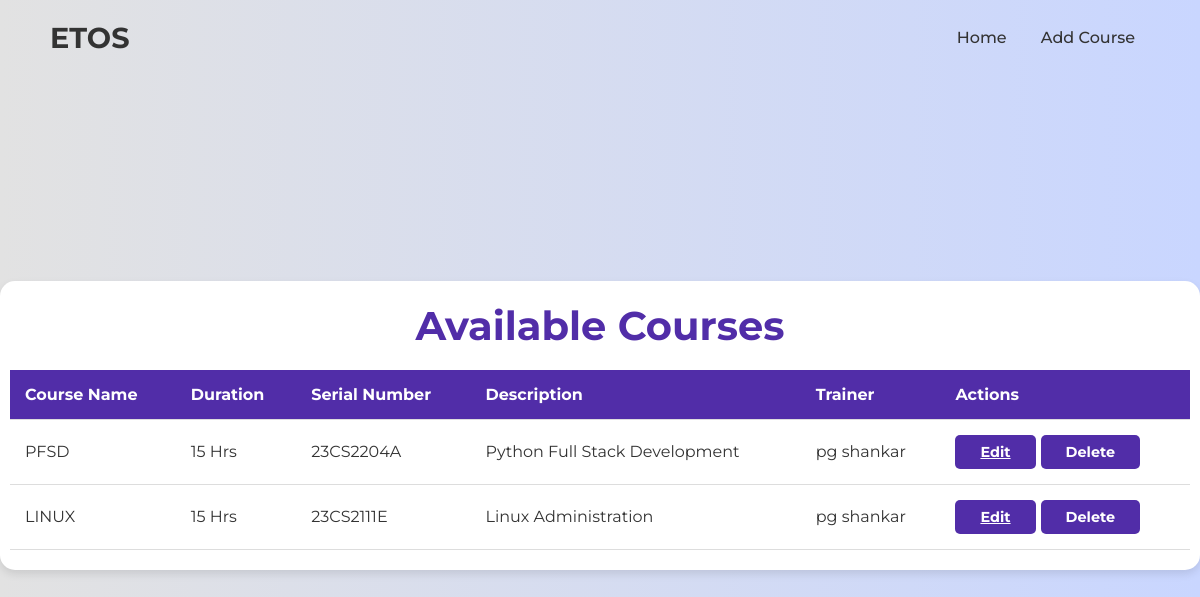
Page /courses/ on the committed database.
### hr/models.py (models this page shows, shortened)
class Course(models.Model):
    course_name = models.CharField(max_length=255)
    duration = models.CharField(max_length=50)
    serial_number = models.CharField(max_length=50, unique=True)
    description = models.TextField()
    trainer = models.ForeignKey(User, on_delete=models.SET_NULL, null=True, limit_choices_to={'username__regex': r'^\d{4}$'})

### hr/views.py (the view)
# urls.py: path('courses/', views.course_list, name='course_list'),  # List all courses
def course_list(request):
    courses = Course.objects.all()
    return render(request, 'courses/course_list.html', {'courses': courses})

### templates/courses/course_list.html (shortened to what this page needs)
<!DOCTYPE html>
<html lang="en">
<head>
    <link rel="stylesheet" href="https://cdnjs.cloudflare.com/ajax/libs/font-awesome/6.4.2/css/all.min.css">
</head>
<body>
    <nav class="navbar">
        <div class="brand">ETOS</div>
        <div class="links">
            <a href="{% url 'home_redirect' %}">Home</a>
            <a href="{% url 'course_create' %}">Add Course</a>
        </div>
    </nav>
    <section class="course-list">
        <h2>Available Courses</h2>
        <table>
            <thead>
                <tr>
                    <th>Course Name</th>
                    <th>Duration</th>
                    <th>Serial Number</th>
                    <th>Description</th>
                    <th>Trainer</th>
                    <th>Actions</th>
                </tr>
            </thead>
            <tbody>
                {% for course in courses %}
                    <tr>
                        <td>{{ course.course_name }}</td>
                        <td>{{ course.duration }} Hrs</td>
                        <td>{{ course.serial_number }}</td>
                        <td>{{ course.description }}</td>
                        <td>
                {% if course.trainer %}
                    {{ course.trainer.get_full_name }}
                {% else %}
                    No Trainer Assigned
                {% endif %}
            </td>
                        <td>
    <div class="button-container">
        <a href="#" class="btn">Edit</a>
        <form action="{% url 'course_delete' course.id %}" method="POST" style="display: inline;">
            <button type="submit" class="btn" onclick="return confirm('Are you sure you want to delete this course?');">Delete</button>
        </form>
    </div>
</td>
                    </tr>
                {% empty %}
                    <tr>
                        <td colspan="5">No courses available at the moment.</td>
                    </tr>
                {% endfor %}
            </tbody>
        </table>
    </section>
</body>
</html>

### templates/courses/course_list.html (style rules this page uses)
* { margin: 0; padding: 0; box-sizing: border-box; font-family: 'Montserrat', sans-serif; }
body { background-color: #c9d6ff; background: linear-gradient(to right, #e2e2e2, #c9d6ff); height: 100vh; display: flex; justify-content: center; align-items: center; flex-direction: column; text-align: center; }
.navbar { width: 100%; position: absolute; top: 0; padding: 20px 50px; display: flex; justify-content: space-between; align-items: center; background-color: transparent; z-index: 1000; }
.navbar .brand { font-size: 1.8rem; font-weight: bold; color: #333; }
.navbar .links a { margin: 0 15px; text-decoration: none; color: #333; font-size: 1rem; font-weight: 500; }
.course-list { padding: 20px 10px; margin-bottom: 250px; margin-top: 300px; background-color: white; border-radius: 15px; max-width: 1300px; width: 100%; box-shadow: 0 4px 8px rgba(0, 0, 0, 0.1); }
.course-list h2 { font-size: 2.5rem; margin-bottom: 20px; color: #512da8; }
table { width: 100%; border-collapse: collapse; margin-top: 20px; }
th, td { padding: 15px; text-align: left; border-bottom: 1px solid #ddd; }
th { background-color: #512da8; color: white; }
td { color: #333; }
.btn { padding: 8px 25px; background-color: #512da8; color: white; border-radius: 5px; border: none; font-size: 0.9rem; font-weight: bold; cursor: pointer; transition: background-color 0.3s ease, transform 0.3s ease; }
.button-container { display: flex; gap: 5px; }

### rows in the picture
Course: course_name "PFSD", duration "15", serial_number "23CS2204A", description "Python Full Stack Development", trainer.get_full_name "pg shankar"
Course: course_name "LINUX", duration "15", serial_number "23CS2111E", description "Linux Administration", trainer.get_full_name "pg shankar"
